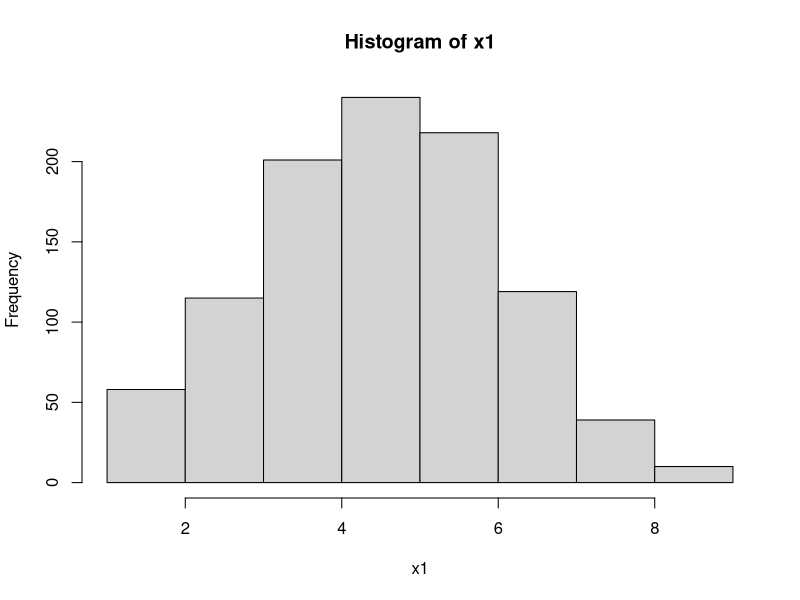
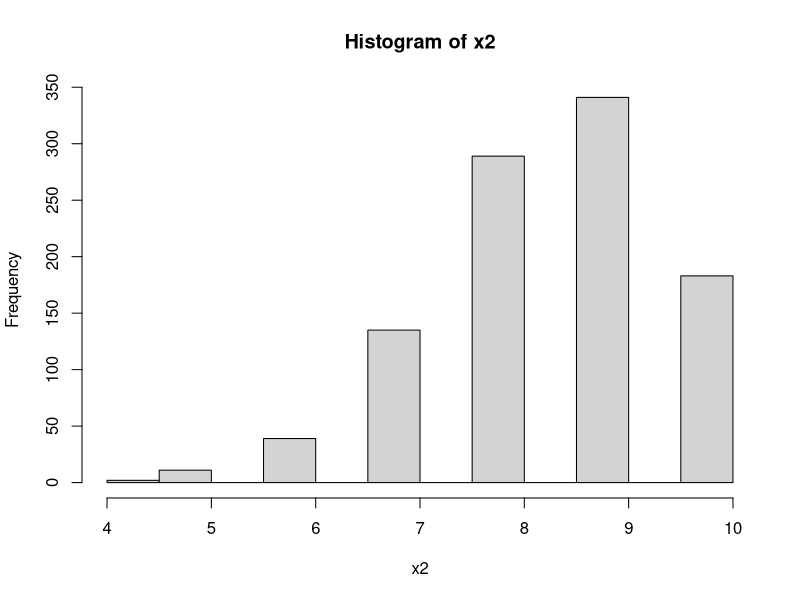

These charts were generated, in order, by the following R code:
## ---- chunk 1
knitr::opts_chunk$set(echo = TRUE)
## ---- chunk 2
shots = c('goal','goal','goal','miss','miss',
          'goal','goal','miss','miss','goal')

# convert to numeric, arbitrarily picking goal=1, miss=0
shotsNum = as.numeric(shots=='goal')
N = length(shots)                      # sample size
nGoal = sum(shots=='goal')             # number of shots made
nMiss = sum(shots=='miss')             # number of those miss

## ---- chunk 3

x1<-rbinom(1000,size=10,p=0.5)
x2<-rbinom(1000,size=10,p=0.85)

mean(x1); 
mean(x1)*10

hist(x1)
mean(x2); hist(x2)
mean(x2)*10

## ---- chunk 4
theta = seq(from=1/(N+1), to=N/(N+1), length=10)

## ---- chunk 5
### prior distribution
#Note three to choose from:
# 1. triangular as in Kruschke text example
pTheta = pmin(theta, 1-theta)

# 2. uniform
# pTheta = dunif(theta)

# 3. beta prior with mean = .5
# pTheta = dbeta(theta, 10, 10)

# Normalize so that values sum to 1
pTheta = pTheta/sum(pTheta) 
## ---- chunk 6
pDataGivenTheta = choose(N, nGoal) * theta^nGoal * (1-theta)^nMiss

## ---- chunk 7
pData = sum(pDataGivenTheta*pTheta)  # marginal probability of the data

pThetaGivenData = pDataGivenTheta*pTheta / pData  # Bayes theorem
## ---- chunk 8
ptable<-data.frame(theta=theta, 
                  prior=pTheta,   
                  likelihood=pDataGivenTheta,
                  posterior=pThetaGivenData)
ptable
## ---- chunk 9
(posteriorMean = sum(pThetaGivenData * theta))
